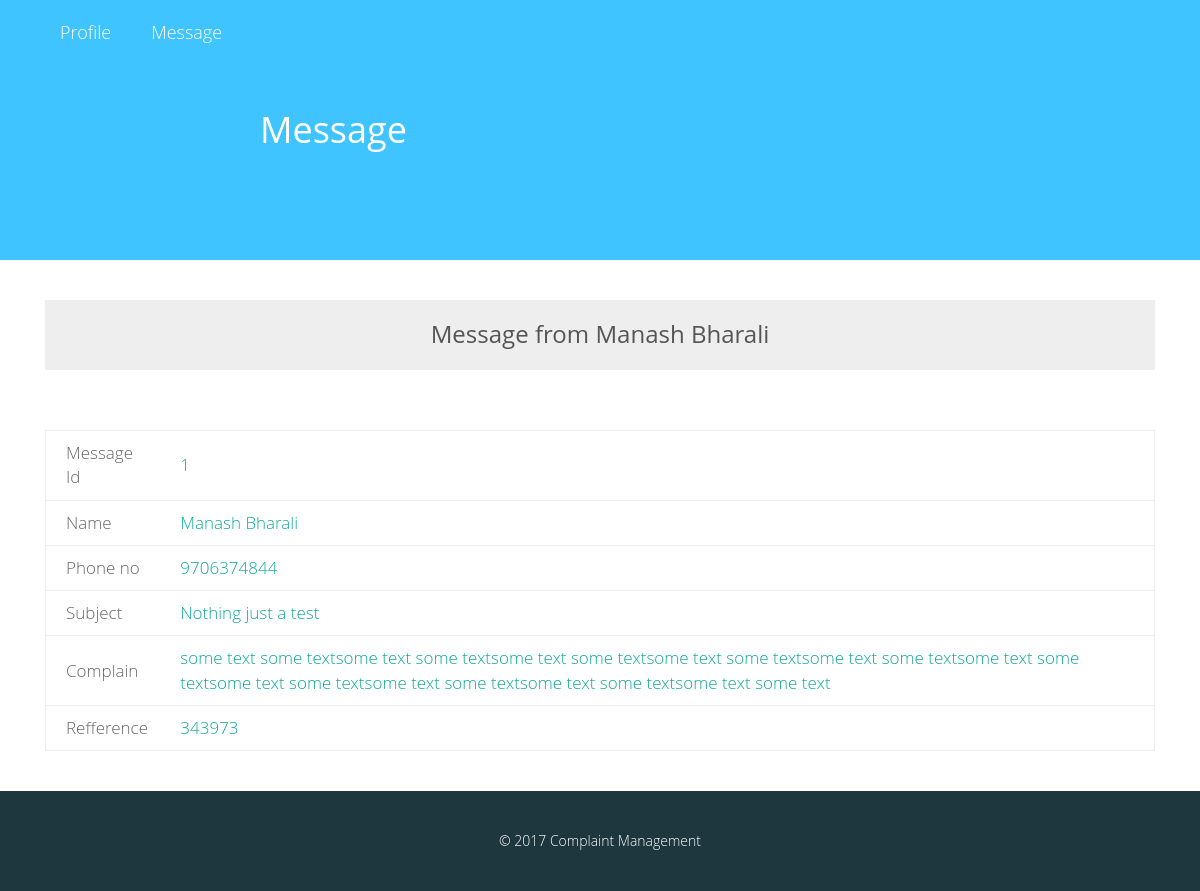
The page /dummy/message-view.php?id=1 on the database its author committed.
### tables this page shows
CREATE TABLE `view_cmp` (
  `id` int(11) NOT NULL,
  `ref_no` varchar(20) NOT NULL,
  `name` varchar(220) NOT NULL,
  `email` varchar(220) NOT NULL,
  `phone no` varchar(220) NOT NULL,
  `subject` varchar(220) NOT NULL,
  `complain` text NOT NULL,
  `dummy` varchar(50) NOT NULL
);

### core/config.php (called while the page is built, shortened)
<?php
$web_name = "Complaint Management";
?>

### dummy/message-view.php (the view, shortened to what this page needs)
<?php
  require '../core/config.php';
  $id = $_GET['id'];
    $query1=mysql_query("SELECT * FROM `view_cmp` WHERE id='$id'");
    while( $arry=mysql_fetch_array($query1) ) {
      $name = $arry['name'];
      $phone_no = $arry['phone no'];
      $subject = $arry['subject'];
      $complain = $arry['complain'];
      $ref = $arry['ref_no'];
    }
 ?>
<!DOCTYPE html>
<html>
  <head>
    <link rel="stylesheet" href="../files/css/bootstrap.css">
    <link rel="stylesheet" href="../files/css/custom.css">
  </head>
  <body>
  <?php require 'nav.php';?>
  <div class="cover main" style="background:#40C4FF;">
    <h1>Message</h1>
  </div>
  <div class="animated fadeIn">
    <div class="container">
        <div class="col-lg-12 ">
           <br><br>
            <div class="colr">
                <h3>Message from <?php echo $name;?> </h3>
            </div>
           <br><br><br>
          <table>
            <?php
              $query1=mysql_query("SELECT * FROM `view_cmp` WHERE id='$id'");
              while( $arry=mysql_fetch_array($query1) ) {
                $name = $arry['name'];
                $phone_no = $arry['phone no'];
                $subject = $arry['subject'];
                $complain = $arry['complain'];
                $ref = $arry['ref_no'];
              }
                 echo "<tr> <td> <b> Message Id </b> </td>";
                 echo "     <td> ".$id."</td> </tr>";
                 echo "<tr> <td> <b> Name </b> </td>";
                 echo "     <td> ".$name."</td> </tr>";
                 echo "<tr> <td> <b> Phone no </b> </td>";
                 echo "     <td> ".$phone_no."</td> </tr>";
                 echo "<tr> <td> <b> Subject </b> </td>";
                 echo "     <td> ".$subject."</td> </tr>";
                 echo "<tr> <td> <b> Complain </b> </td>";
                 echo "     <td> ".$complain."</td></tr>";
                 echo "<tr> <td> <b> Refference </b> </td>";
                 echo "     <td> ".$ref."</td></tr>";
            ?>
            </table>
          <br><br>
      </div>
    </div>
  </div>
  <footer>
        <br><br>&copy 2017 <?php echo $web_name; ?>
  </footer>
  </body>
</html>

### dummy/nav.php (shortened to what this page needs)
<nav class="eng">
  <ul>
    <li><a href="profile.php">Profile</a></li>
    <li><a href="message.php">Message</a></li>
  </ul>
</nav>

### files/css/custom.css (style rules this page uses)
body { font-family:"Gotham A", Gotham, "Gotham SSm A", "Gotham SSm B", "Gotham SSm", "Proxima Nova", "Open Sans", "Helvetica Neue", Helvetica, Arial, sans-serif; font-weight: lighter; }
a,a:hover,a:focus,a:visited { color:#4db6ac; text-decoration: none!important; outline: 0px!important; }
a:-webkit-any-link { text-decoration: none;!important }
.cover { width:100%; height: 260px; background: #4db6ac url('../img/hhh.png'); background-position: center center; background-size: cover; position: relative; float: left; z-index: 999; color: #fff; }
.main { padding-top: 90px; padding-left: 260px; padding-right: 30px; color:#fff; }
table { width:100%; border-left: 1px solid #eee; border-right: 1px solid #eee; font-size: 17px; }
td { padding:10px; border-top: 1px solid #eee; border-bottom: 1px solid #eee; padding-left: 20px; color:#0ea798; }
table b { font-weight: lighter!important; color: #666; }
.eng { width:100%;height: 65px;background: #40C4FF;position: fixed;z-index: 999999; }
.eng li { list-style-type: none;padding: 0px;margin:0px;float: left; }
.eng li a { padding: 20px 20px; display:block; color: #FFF; font-size: 18px; }
.colr { width: 100%; height: 70px; background: #EEE; color: #555; text-align: center; padding-top: 1px; }
footer { width: 100%; height: 100px; background: #1e363e; position: relative; float: left; text-align: center; color: #fff; }
.animated { animation-duration: 1s; animation-fill-mode: both; }
.fadeIn { animation-name: fadeIn; }

### rows shown on the page
view_cmp: name "Manash Bharali", phone no "9706374844", subject "Nothing just a test", complain "some text some textsome text some textsome text some textsome text some textsome text some textsome text some textsome text some textsome text some textsome text some textsome text some text", ref_no "343973"

### other values the page prints
$id "1"
$web_name "Complaint Management"
